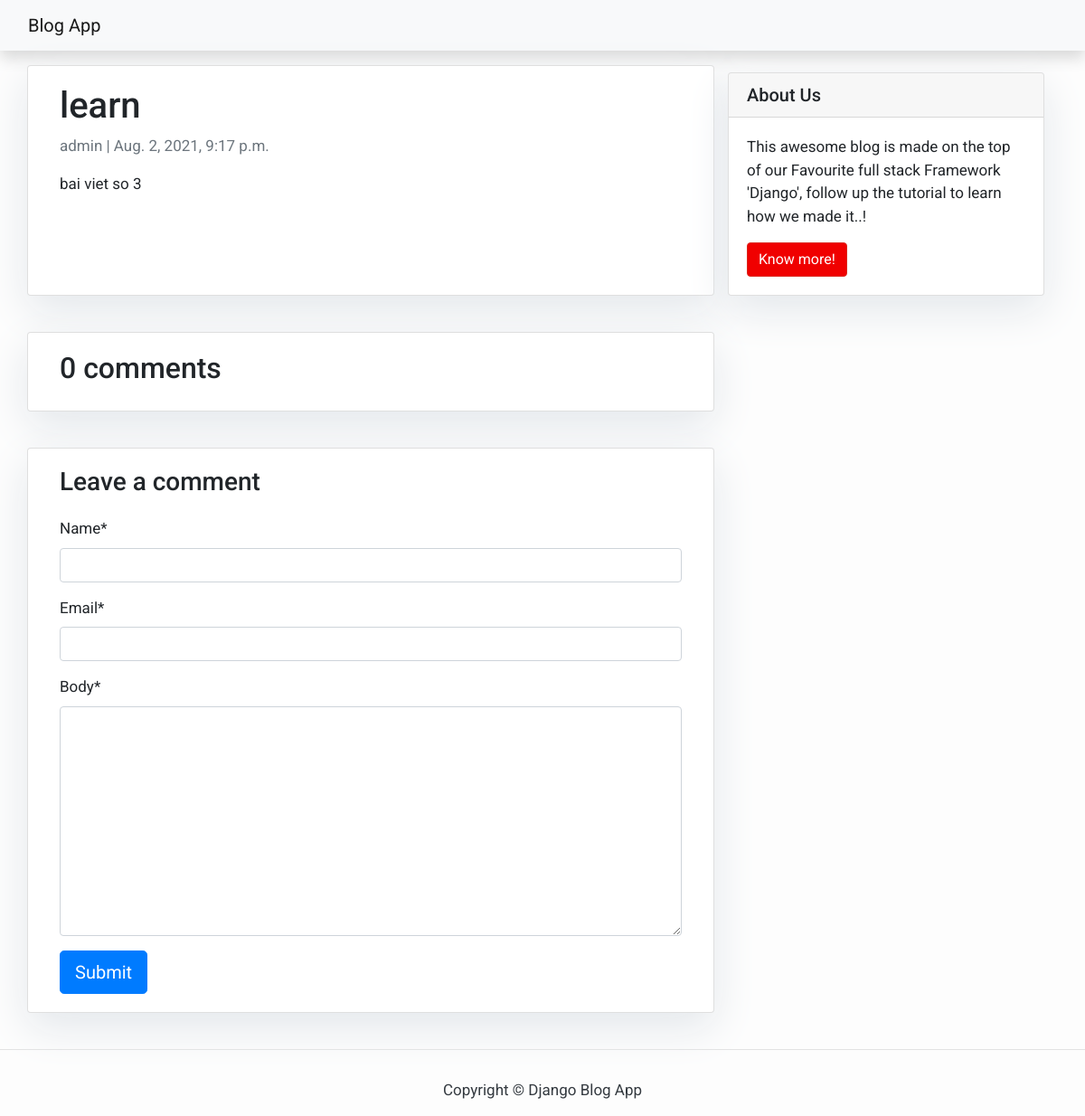
Before: /post3/ with the older database file.
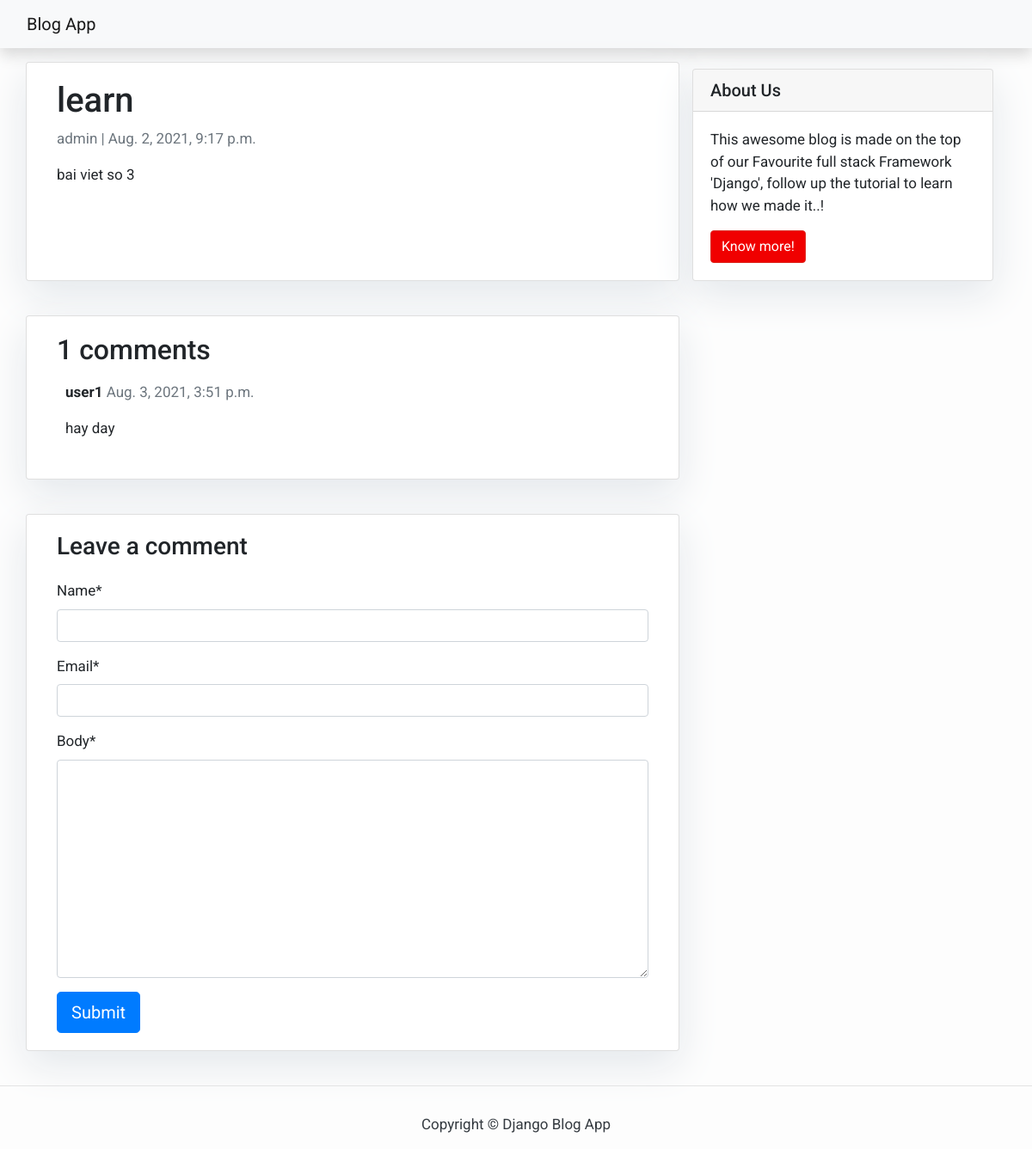
After: the same page with the newer database file.
### blog/models.py (models this page shows, shortened)
class Post(models.Model):
    title = models.CharField(max_length=200, unique=True)
    slug = models.SlugField(max_length=200, unique=True)
    author = models.ForeignKey(User, on_delete=models.CASCADE, related_name='blog_posts')
    update_on = models.DateTimeField(auto_now=True)
    content = models.TextField()
    created_on = models.DateTimeField(auto_now_add=True)
    status = models.IntegerField(choices=STATUS, default=0)
    class Meta:
        ordering = ['-created_on']

class Comment(models.Model):
    post = models.ForeignKey(Post, on_delete=models.CASCADE, related_name='comments')
    name = models.CharField(max_length=80)
    email = models.EmailField()
    body = models.TextField()
    created_on = models.DateTimeField(auto_now_add=True)
    active = models.BooleanField(default=True)
    class Meta:
        ordering = ['created_on']

### blog/views.py (the view)
# urls.py: path('<slug:slug>/', views.post_detail, name='post_detail'),
def post_detail(request, slug):
    template_name = 'post_detail.html'
    post = get_object_or_404(Post, slug=slug)
    comments = post.comments.filter(active=True)
    new_comment = None
    if request.method == 'POST':
        comment_form = CommentForm(data=request.POST)
        if comment_form.is_valid():
            new_comment = comment_form.save(commit=False)
            new_comment.post = post
            new_comment.save()
    else:
        comment_form = CommentForm()
    return render(request, template_name, {'post': post,
                                           'comments': comments,
                                           'new_comment': new_comment,
                                           'comment_form': comment_form})

### blog/forms.py
class CommentForm(forms.ModelForm):
    class Meta:
        model = Comment
        fields = ('name', 'email', 'body')

### templates/post_detail.html (shortened to what this page needs)
{% extends 'blog/base.html' %}
{% load crispy_forms_tags %}
{% block content %}
<div class="container">
	<div class="row">
		<div class="col-md-8 card mb-4  mt-3 left  top">
			<div class="card-body">
				<h1>{% block title %} {{ post.title }} {% endblock title %}</h1>
				<p class=" text-muted">{{ post.author }} | {{ post.created_on }}</p>
				<p class="card-text ">{{ post.content | safe }}</p>
			</div>
		</div>
		{% block sidebar %} {% include 'blog/sidebar.html' %} {% endblock sidebar %}
		<div class="col-md-8 card mb-4  mt-3 ">
			<div class="card-body">
				<h2>{{ comments.count }} comments</h2>
				{% for comment in comments %}
				<div class="comments" style="padding: 10px;">
					<p class="font-weight-bold">
						{{ comment.name }}
						<span class=" text-muted font-weight-normal">
							{{ comment.created_on }}
						</span>
					</p>
					{{ comment.body | linebreaks }}
				</div>
				{% endfor %}
			</div>
		</div>
		<div class="col-md-8 card mb-4  mt-3 ">
			<div class="card-body">
				{% if new_comment %}
				<div class="alert alert-success" role="alert">
					Your comment is awaiting moderation
				</div>
				{% else %}
				<h3>Leave a comment</h3>
				<form method="POST" style="margin-top: 1.3em;">
					{{ comment_form | crispy }}
					<button type="submit" class="btn btn-primary  btn-lg">Submit</button>
				</form>
				{% endif %}
			</div>
		</div>
	</div>
</div>
{% endblock content %}

### templates/blog/base.html (shortened to what this page needs)
<!DOCTYPE html>
<html>
<head>
	<link rel="stylesheet" href="https://stackpath.bootstrapcdn.com/bootstrap/4.1.3/css/bootstrap.min.css"
>
	<link rel="stylesheet" href="https://use.fontawesome.com/releases/v5.6.1/css/all.css"
>
</head>
<body>
	<nav class="navbar navbar-expand-lg navbar-light bg-light shadow" id="mainNav">
		<div class="container-fluid">
			{% if request.user.is_authenticated %}
				<a class="navbar-brand" href="{% url 'home' %}">Blog App</a>
			{%else%}
				<a class="navbar-brand" href="{% url 'login' %}">Blog App</a>
			{% endif %}
		</div>
	</nav>
	{% block content %}{% endblock content %}
	<hr>
	<footer class="py-3 bg-grey">
		<p class="m-0 text-dark text-center ">Copyright &copy; Django Blog App</p>
	</footer>
</body>
</html>

### templates/blog/sidebar.html (shortened to what this page needs)
{% block sidebar %}
<div class="col-md-4 float-right ">
    <div class="card my-4">
        <h5 class="card-header">About Us</h5>
        <div class="card-body">
            <p class="card-text"> This awesome blog is made on the top of our Favourite full stack Framework 'Django',
                follow up the tutorial to learn how we made it..!</p>
            <a href="#" class="btn btn-danger">Know more!</a>
        </div>
    </div>
</div>
{% endblock sidebar %}

### templates/blog/base.html (style rules this page uses)
body { font-family: "Roboto", sans-serif; font-size: 17px; background-color: #fdfdfd; }
.shadow { box-shadow: 0 4px 2px -2px rgba(0, 0, 0, 0.1); }
.btn-danger { color: #fff; background-color: #f00000; border-color: #dc281e; }

### templates/blog/sidebar.html (style rules this page uses)
.card { box-shadow: 0 16px 48px #E3E7EB; }

Changed rows visible on the page:
added Comment: name "user1", created_on "Aug. 3, 2021, 3:51 p.m.", body "hay day"
Other visible differences:
{{ comments.count }}: "0" → "1"
